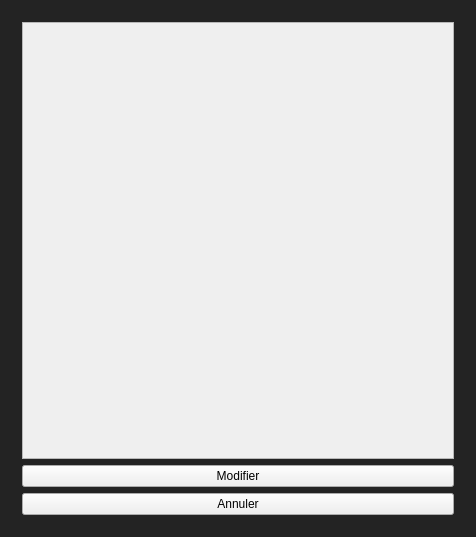
<?xml version="1.0" encoding="UTF-8"?>
<ui version="4.0">
 <class>Qt_mainClass</class>
 <widget class="QMainWindow" name="Qt_mainClass">
  <property name="geometry">
   <rect>
    <x>0</x>
    <y>0</y>
    <width>476</width>
    <height>537</height>
   </rect>
  </property>
  <property name="windowTitle">
   <string>Qt_main</string>
  </property>
  <widget class="QWidget" name="centralWidget">
   <property name="styleSheet">
    <string notr="true">#centralWidget{
	background-color: rgb(35, 35, 35);
}</string>
   </property>
   <layout class="QGridLayout" name="gridLayout_2">
    <item row="0" column="1">
     <widget class="QStackedWidget" name="stackedWidget">
      <property name="currentIndex">
       <number>7</number>
      </property>
      <widget class="QWidget" name="page_index">
       <property name="styleSheet">
        <string notr="true">#page{
	background-color: rgb(35, 35, 35);
}</string>
       </property>
       <layout class="QGridLayout" name="gridLayout">
        <item row="0" column="0">
         <layout class="QVBoxLayout" name="verticalLayout_2">
          <item>
           <spacer name="verticalSpacer">
            <property name="sizeHint" stdset="0">
             <size>
              <width>20</width>
              <height>40</height>
             </size>
            </property>
           </spacer>
          </item>
          <item>
           <layout class="QHBoxLayout" name="horizontalLayout_2">
            <item>
             <spacer name="horizontalSpacer_2">
              <property name="sizeType">
               <enum>QSizePolicy::Fixed</enum>
              </property>
              <property name="sizeHint" stdset="0">
               <size>
                <width>40</width>
                <height>20</height>
               </size>
              </property>
             </spacer>
            </item>
            <item>
             <layout class="QVBoxLayout" name="verticalLayout">
              <item>
               <layout class="QHBoxLayout" name="horizontalLayout">
                <item>
                 <spacer name="horizontalSpacer_13">
                  <property name="sizeHint" stdset="0">
                   <size>
                    <width>40</width>
                    <height>20</height>
                   </size>
                  </property>
                 </spacer>
                </item>
                <item>
                 <widget class="QLabel" name="label_titre">
                  <property name="styleSheet">
                   <string notr="true">#label_titre{
	color: rgb(230, 126, 34);
	font: 100pt &quot;Segoe UI&quot;;
}</string>
                  </property>
                  <property name="text">
                   <string>GCP</string>
                  </property>
                 </widget>
                </item>
                <item>
                 <spacer name="horizontalSpacer_14">
                  <property name="sizeHint" stdset="0">
                   <size>
                    <width>40</width>
                    <height>20</height>
                   </size>
                  </property>
                 </spacer>
                </item>
               </layout>
              </item>
              <item>
               <spacer name="verticalSpacer_11">
                <property name="sizeType">
                 <enum>QSizePolicy::Fixed</enum>
                </property>
                <property name="sizeHint" stdset="0">
                 <size>
                  <width>20</width>
                  <height>100</height>
                 </size>
                </property>
               </spacer>
              </item>
              <item>
               <widget class="QPushButton" name="pushButton_2">
                <property name="minimumSize">
                 <size>
                  <width>154</width>
                  <height>54</height>
                 </size>
                </property>
                <property name="styleSheet">
                 <string notr="true">QPushButton {
	background-color: rgb(35, 35, 35);
	color: rgb(230, 126, 34);
	border: 2px solid;
	border-color: rgb(230, 126, 34);
	border-radius: 3px;
	min-width: 150px;
    min-height: 50px;
}

QPushButton:hover {
   
}</string>
                </property>
                <property name="text">
                 <string>Connection</string>
                </property>
               </widget>
              </item>
              <item>
               <widget class="QPushButton" name="pushButton">
                <property name="minimumSize">
                 <size>
                  <width>154</width>
                  <height>54</height>
                 </size>
                </property>
                <property name="styleSheet">
                 <string notr="true">QPushButton {
	background-color: rgb(35, 35, 35);
	color: rgb(230, 126, 34);
	border: 2px solid;
	border-color: rgb(230, 126, 34);
	border-radius: 3px;
	min-width: 150px;
    min-height: 50px;
}

QPushButton:hover {
   
}</string>
                </property>
                <property name="text">
                 <string>Inscription</string>
                </property>
               </widget>
              </item>
             </layout>
            </item>
            <item>
             <spacer name="horizontalSpacer">
              <property name="sizeType">
               <enum>QSizePolicy::Fixed</enum>
              </property>
              <property name="sizeHint" stdset="0">
               <size>
                <width>40</width>
                <height>20</height>
               </size>
              </property>
             </spacer>
            </item>
           </layout>
          </item>
          <item>
           <spacer name="verticalSpacer_2">
            <property name="sizeHint" stdset="0">
             <size>
              <width>20</width>
              <height>40</height>
             </size>
            </property>
           </spacer>
          </item>
         </layout>
        </item>
       </layout>
      </widget>
      <widget class="QWidget" name="page_inscription">
       <layout class="QGridLayout" name="gridLayout_4">
        <item row="0" column="0">
         <layout class="QGridLayout" name="gridLayout_3">
          <item row="2" column="0">
           <spacer name="verticalSpacer_4">
            <property name="sizeHint" stdset="0">
             <size>
              <width>20</width>
              <height>40</height>
             </size>
            </property>
           </spacer>
          </item>
          <item row="1" column="0">
           <layout class="QHBoxLayout" name="horizontalLayout_4">
            <item>
             <layout class="QVBoxLayout" name="verticalLayout_3">
              <item>
               <widget class="QLabel" name="label">
                <property name="text">
                 <string>Nom</string>
                </property>
               </widget>
              </item>
              <item>
               <widget class="QLineEdit" name="lineEdit"/>
              </item>
              <item>
               <widget class="QLabel" name="label_2">
                <property name="text">
                 <string>Mot de passe</string>
                </property>
               </widget>
              </item>
              <item>
               <widget class="QLineEdit" name="lineEdit_2"/>
              </item>
              <item>
               <widget class="QPushButton" name="pushButton_3">
                <property name="text">
                 <string>Inscription</string>
                </property>
               </widget>
              </item>
              <item>
               <widget class="QPushButton" name="pushButton_4">
                <property name="text">
                 <string>Annulation</string>
                </property>
               </widget>
              </item>
             </layout>
            </item>
           </layout>
          </item>
          <item row="0" column="0">
           <spacer name="verticalSpacer_3">
            <property name="sizeHint" stdset="0">
             <size>
              <width>20</width>
              <height>40</height>
             </size>
            </property>
           </spacer>
          </item>
         </layout>
        </item>
       </layout>
      </widget>
      <widget class="QWidget" name="page_connection">
       <layout class="QGridLayout" name="gridLayout_6">
        <item row="0" column="0">
         <layout class="QGridLayout" name="gridLayout_5">
          <item row="0" column="0">
           <spacer name="verticalSpacer_5">
            <property name="sizeHint" stdset="0">
             <size>
              <width>20</width>
              <height>40</height>
             </size>
            </property>
           </spacer>
          </item>
          <item row="1" column="0">
           <layout class="QHBoxLayout" name="horizontalLayout_5">
            <item>
             <layout class="QVBoxLayout" name="verticalLayout_4">
              <item>
               <widget class="QLabel" name="label_3">
                <property name="text">
                 <string>Nom</string>
                </property>
               </widget>
              </item>
              <item>
               <widget class="QLineEdit" name="lineEdit_3"/>
              </item>
              <item>
               <widget class="QLabel" name="label_4">
                <property name="text">
                 <string>Mot de passe</string>
                </property>
               </widget>
              </item>
              <item>
               <widget class="QLineEdit" name="lineEdit_4"/>
              </item>
              <item>
               <widget class="QPushButton" name="pushButton_5">
                <property name="text">
                 <string>Connection</string>
                </property>
               </widget>
              </item>
              <item>
               <widget class="QPushButton" name="pushButton_6">
                <property name="text">
                 <string>Annulation</string>
                </property>
               </widget>
              </item>
             </layout>
            </item>
           </layout>
          </item>
          <item row="2" column="0">
           <spacer name="verticalSpacer_6">
            <property name="sizeHint" stdset="0">
             <size>
              <width>20</width>
              <height>40</height>
             </size>
            </property>
           </spacer>
          </item>
         </layout>
        </item>
       </layout>
      </widget>
      <widget class="QWidget" name="page_projet">
       <layout class="QGridLayout" name="gridLayout_7">
        <item row="1" column="0">
         <widget class="QPushButton" name="pushButton_8">
          <property name="text">
           <string>Création Projet</string>
          </property>
         </widget>
        </item>
        <item row="0" column="0">
         <layout class="QVBoxLayout" name="verticalLayout_5">
          <item>
           <layout class="QHBoxLayout" name="horizontalLayout_7" stretch="1,0,0">
            <property name="sizeConstraint">
             <enum>QLayout::SetDefaultConstraint</enum>
            </property>
            <item>
             <widget class="QLabel" name="label_5">
              <property name="text">
               <string>GCP</string>
              </property>
             </widget>
            </item>
            <item>
             <widget class="QLabel" name="label_17">
              <property name="text">
               <string>TextLabel</string>
              </property>
             </widget>
            </item>
            <item>
             <widget class="QLabel" name="label_18">
              <property name="text">
               <string>TextLabel</string>
              </property>
             </widget>
            </item>
           </layout>
          </item>
          <item>
           <widget class="QScrollArea" name="scrollArea">
            <property name="widgetResizable">
             <bool>true</bool>
            </property>
            <widget class="QWidget" name="scrollAreaWidgetContents">
             <property name="geometry">
              <rect>
               <x>0</x>
               <y>0</y>
               <width>98</width>
               <height>28</height>
              </rect>
             </property>
             <layout class="QGridLayout" name="gridLayout_10">
              <item row="0" column="1">
               <layout class="QHBoxLayout" name="horizontalLayout_13" stretch="0">
                <item>
                 <layout class="QVBoxLayout" name="verticalLayout_9"/>
                </item>
               </layout>
              </item>
             </layout>
            </widget>
           </widget>
          </item>
         </layout>
        </item>
       </layout>
      </widget>
      <widget class="QWidget" name="page_creation_projet">
       <layout class="QGridLayout" name="gridLayout_8">
        <item row="0" column="0">
         <layout class="QVBoxLayout" name="verticalLayout_7">
          <item>
           <layout class="QHBoxLayout" name="horizontalLayout_9">
            <item>
             <layout class="QVBoxLayout" name="verticalLayout_6">
              <item>
               <widget class="QLineEdit" name="lineEdit_5">
                <property name="text">
                 <string/>
                </property>
                <property name="placeholderText">
                 <string>Nom</string>
                </property>
               </widget>
              </item>
              <item>
               <widget class="QLineEdit" name="lineEdit_6">
                <property name="text">
                 <string/>
                </property>
                <property name="placeholderText">
                 <string>Description</string>
                </property>
               </widget>
              </item>
              <item>
               <widget class="QScrollArea" name="scrollArea_2">
                <property name="minimumSize">
                 <size>
                  <width>0</width>
                  <height>150</height>
                 </size>
                </property>
                <property name="widgetResizable">
                 <bool>true</bool>
                </property>
                <widget class="QWidget" name="scrollAreaWidgetContents_2">
                 <property name="geometry">
                  <rect>
                   <x>0</x>
                   <y>0</y>
                   <width>98</width>
                   <height>148</height>
                  </rect>
                 </property>
                 <layout class="QGridLayout" name="gridLayout_9">
                  <item row="0" column="0">
                   <layout class="QVBoxLayout" name="verticalLayout_8">
                    <property name="sizeConstraint">
                     <enum>QLayout::SetDefaultConstraint</enum>
                    </property>
                   </layout>
                  </item>
                 </layout>
                </widget>
               </widget>
              </item>
              <item>
               <widget class="QPushButton" name="pushButton_11">
                <property name="text">
                 <string>Ajouter</string>
                </property>
               </widget>
              </item>
              <item>
               <widget class="QPushButton" name="pushButton_10">
                <property name="text">
                 <string>Créer</string>
                </property>
               </widget>
              </item>
              <item>
               <widget class="QPushButton" name="pushButton_9">
                <property name="text">
                 <string>Annuler</string>
                </property>
               </widget>
              </item>
             </layout>
            </item>
           </layout>
          </item>
         </layout>
        </item>
       </layout>
      </widget>
      <widget class="QWidget" name="page_modif_liste">
       <layout class="QGridLayout" name="gridLayout_12">
        <item row="0" column="0">
         <layout class="QVBoxLayout" name="verticalLayout_10">
          <item>
           <layout class="QHBoxLayout" name="horizontalLayout_10">
            <item>
             <layout class="QVBoxLayout" name="verticalLayout_11">
              <item>
               <widget class="QLineEdit" name="lineEdit_7">
                <property name="text">
                 <string/>
                </property>
                <property name="placeholderText">
                 <string>Nom</string>
                </property>
               </widget>
              </item>
              <item>
               <widget class="QLineEdit" name="lineEdit_8">
                <property name="text">
                 <string/>
                </property>
                <property name="placeholderText">
                 <string>Description</string>
                </property>
               </widget>
              </item>
              <item>
               <widget class="QScrollArea" name="scrollArea_3">
                <property name="minimumSize">
                 <size>
                  <width>0</width>
                  <height>150</height>
                 </size>
                </property>
                <property name="widgetResizable">
                 <bool>true</bool>
                </property>
                <widget class="QWidget" name="scrollAreaWidgetContents_3">
                 <property name="geometry">
                  <rect>
                   <x>0</x>
                   <y>0</y>
                   <width>98</width>
                   <height>148</height>
                  </rect>
                 </property>
                 <layout class="QGridLayout" name="gridLayout_11">
                  <item row="0" column="0">
                   <layout class="QVBoxLayout" name="verticalLayout_12">
                    <property name="sizeConstraint">
                     <enum>QLayout::SetDefaultConstraint</enum>
                    </property>
                   </layout>
                  </item>
                 </layout>
                </widget>
               </widget>
              </item>
              <item>
               <widget class="QPushButton" name="pushButton_12">
                <property name="text">
                 <string>Ajouter</string>
                </property>
               </widget>
              </item>
              <item>
               <widget class="QPushButton" name="pushButton_13">
                <property name="text">
                 <string>Modifier</string>
                </property>
               </widget>
              </item>
              <item>
               <widget class="QPushButton" name="pushButton_14">
                <property name="text">
                 <string>Annuler</string>
                </property>
               </widget>
              </item>
             </layout>
            </item>
           </layout>
          </item>
         </layout>
        </item>
       </layout>
      </widget>
      <widget class="QWidget" name="page_select_outils">
       <layout class="QGridLayout" name="gridLayout_13">
        <item row="0" column="0">
         <layout class="QVBoxLayout" name="verticalLayout_15">
          <item>
           <widget class="QScrollArea" name="scrollArea_4">
            <property name="widgetResizable">
             <bool>true</bool>
            </property>
            <widget class="QWidget" name="scrollAreaWidgetContents_4">
             <property name="geometry">
              <rect>
               <x>0</x>
               <y>0</y>
               <width>436</width>
               <height>470</height>
              </rect>
             </property>
             <layout class="QGridLayout" name="gridLayout_14">
              <item row="0" column="0">
               <layout class="QVBoxLayout" name="verticalLayout_16">
                <item>
                 <layout class="QHBoxLayout" name="horizontalLayout_3">
                  <item>
                   <widget class="QPushButton" name="pushButton_19">
                    <property name="contextMenuPolicy">
                     <enum>Qt::NoContextMenu</enum>
                    </property>
                    <property name="text">
                     <string>Liste</string>
                    </property>
                   </widget>
                  </item>
                  <item>
                   <widget class="QPushButton" name="pushButton_18">
                    <property name="text">
                     <string>Notes</string>
                    </property>
                   </widget>
                  </item>
                 </layout>
                </item>
                <item>
                 <layout class="QHBoxLayout" name="horizontalLayout_6">
                  <item>
                   <widget class="QPushButton" name="pushButton_21">
                    <property name="text">
                     <string>PushButton</string>
                    </property>
                   </widget>
                  </item>
                  <item>
                   <widget class="QPushButton" name="pushButton_20">
                    <property name="layoutDirection">
                     <enum>Qt::LeftToRight</enum>
                    </property>
                    <property name="text">
                     <string>PushButton</string>
                    </property>
                   </widget>
                  </item>
                 </layout>
                </item>
               </layout>
              </item>
             </layout>
            </widget>
           </widget>
          </item>
         </layout>
        </item>
        <item row="1" column="0">
         <widget class="QPushButton" name="pushButton_16">
          <property name="text">
           <string>Retour</string>
          </property>
         </widget>
        </item>
       </layout>
      </widget>
      <widget class="QWidget" name="page_liste">
       <layout class="QGridLayout" name="gridLayout_15">
        <item row="0" column="0">
         <layout class="QVBoxLayout" name="verticalLayout_19">
          <item>
           <widget class="QScrollArea" name="scrollArea_5">
            <property name="widgetResizable">
             <bool>true</bool>
            </property>
            <widget class="QWidget" name="scrollAreaWidgetContents_5">
             <property name="geometry">
              <rect>
               <x>0</x>
               <y>0</y>
               <width>436</width>
               <height>443</height>
              </rect>
             </property>
             <layout class="QGridLayout" name="gridLayout_16">
              <item row="0" column="0">
               <layout class="QVBoxLayout" name="verticalLayout_21">
                <property name="spacing">
                 <number>6</number>
                </property>
               </layout>
              </item>
              <item row="1" column="0">
               <spacer name="verticalSpacer_7">
                <property name="orientation">
                 <enum>Qt::Vertical</enum>
                </property>
                <property name="sizeHint" stdset="0">
                 <size>
                  <width>20</width>
                  <height>40</height>
                 </size>
                </property>
               </spacer>
              </item>
             </layout>
            </widget>
           </widget>
          </item>
         </layout>
        </item>
        <item row="1" column="0">
         <widget class="QPushButton" name="pushButton_23">
          <property name="text">
           <string>Modifier</string>
          </property>
         </widget>
        </item>
        <item row="2" column="0">
         <widget class="QPushButton" name="pushButton_22">
          <property name="text">
           <string>Annuler</string>
          </property>
         </widget>
        </item>
       </layout>
      </widget>
      <widget class="QWidget" name="page">
       <layout class="QGridLayout" name="gridLayout_32">
        <item row="0" column="0">
         <layout class="QVBoxLayout" name="verticalLayout_17">
          <item>
           <widget class="QScrollArea" name="scrollArea_6">
            <property name="widgetResizable">
             <bool>true</bool>
            </property>
            <widget class="QWidget" name="scrollAreaWidgetContents_6">
             <property name="geometry">
              <rect>
               <x>0</x>
               <y>0</y>
               <width>98</width>
               <height>28</height>
              </rect>
             </property>
             <layout class="QGridLayout" name="gridLayout_17">
              <item row="0" column="0">
               <layout class="QVBoxLayout" name="verticalLayout_20"/>
              </item>
             </layout>
            </widget>
           </widget>
          </item>
         </layout>
        </item>
        <item row="2" column="0">
         <widget class="QPushButton" name="pushButton_25">
          <property name="text">
           <string>Annuler</string>
          </property>
         </widget>
        </item>
        <item row="1" column="0">
         <widget class="QPushButton" name="pushButton_26">
          <property name="text">
           <string>Ajouter une note</string>
          </property>
         </widget>
        </item>
       </layout>
      </widget>
      <widget class="QWidget" name="page_2">
       <layout class="QGridLayout" name="gridLayout_18">
        <item row="1" column="0">
         <widget class="QPushButton" name="pushButton_28">
          <property name="text">
           <string>Ajouter la note</string>
          </property>
         </widget>
        </item>
        <item row="2" column="0">
         <widget class="QPushButton" name="pushButton_29">
          <property name="text">
           <string>Annuler</string>
          </property>
         </widget>
        </item>
        <item row="0" column="0">
         <layout class="QVBoxLayout" name="verticalLayout_22">
          <item>
           <widget class="QScrollArea" name="scrollArea_7">
            <property name="widgetResizable">
             <bool>true</bool>
            </property>
            <widget class="QWidget" name="scrollAreaWidgetContents_7">
             <property name="geometry">
              <rect>
               <x>0</x>
               <y>0</y>
               <width>90</width>
               <height>118</height>
              </rect>
             </property>
             <layout class="QGridLayout" name="gridLayout_19">
              <item row="0" column="0">
               <layout class="QVBoxLayout" name="verticalLayout_23" stretch="0,0">
                <item>
                 <widget class="QLineEdit" name="lineEdit_9">
                  <property name="placeholderText">
                   <string>Nom</string>
                  </property>
                 </widget>
                </item>
                <item>
                 <widget class="QTextEdit" name="textEdit"/>
                </item>
               </layout>
              </item>
             </layout>
            </widget>
           </widget>
          </item>
         </layout>
        </item>
       </layout>
      </widget>
      <widget class="QWidget" name="page_3">
       <layout class="QGridLayout" name="gridLayout_20">
        <item row="0" column="0">
         <layout class="QVBoxLayout" name="verticalLayout_24">
          <item>
           <widget class="QScrollArea" name="scrollArea_8">
            <property name="widgetResizable">
             <bool>true</bool>
            </property>
            <widget class="QWidget" name="scrollAreaWidgetContents_8">
             <property name="geometry">
              <rect>
               <x>0</x>
               <y>0</y>
               <width>98</width>
               <height>28</height>
              </rect>
             </property>
             <layout class="QGridLayout" name="gridLayout_21">
              <item row="0" column="0">
               <layout class="QVBoxLayout" name="verticalLayout_25"/>
              </item>
             </layout>
            </widget>
           </widget>
          </item>
          <item>
           <widget class="QPushButton" name="pushButton_31">
            <property name="text">
             <string>Retour</string>
            </property>
           </widget>
          </item>
         </layout>
        </item>
       </layout>
      </widget>
     </widget>
    </item>
   </layout>
  </widget>
 </widget>
 <layoutdefault spacing="6" margin="11"/>
 <resources/>
 <connections/>
</ui>
